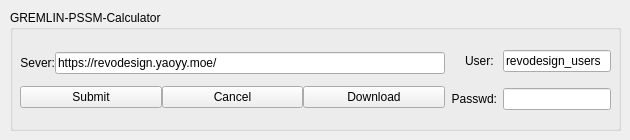
    <widget class="QWidget" name="tab_client">
     <attribute name="title">
      <string>Client</string>
     </attribute>
     <widget class="QGroupBox" name="groupBox_3">
      <property name="geometry">
       <rect>
        <x>10</x>
        <y>10</y>
        <width>611</width>
        <height>121</height>
       </rect>
      </property>
      <property name="title">
       <string>GREMLIN-PSSM-Calculator</string>
      </property>
      <widget class="QWidget" name="horizontalLayoutWidget">
       <property name="geometry">
        <rect>
         <x>10</x>
         <y>30</y>
         <width>591</width>
         <height>80</height>
        </rect>
       </property>
       <layout class="QHBoxLayout" name="horizontalLayout_21">
        <item>
         <layout class="QVBoxLayout" name="verticalLayout_21">
          <property name="spacing">
           <number>0</number>
          </property>
          <item>
           <layout class="QHBoxLayout" name="horizontalLayout_66">
            <item>
             <widget class="QLabel" name="label_molecule_7">
              <property name="text">
               <string>Sever:</string>
              </property>
              <property name="alignment">
               <set>Qt::AlignRight|Qt::AlignTrailing|Qt::AlignVCenter</set>
              </property>
             </widget>
            </item>
            <item>
             <widget class="QLineEdit" name="lineEdit_pssm_gremlin_url">
              <property name="statusTip">
               <string>Server URL for PSSM GREMLIN calculation.</string>
              </property>
              <property name="text">
               <string>https://revodesign.yaoyy.moe/</string>
              </property>
             </widget>
            </item>
           </layout>
          </item>
          <item>
           <layout class="QHBoxLayout" name="horizontalLayout_65">
            <item>
             <widget class="QPushButton" name="pushButton_submit_pssm_gremlin_job">
              <property name="statusTip">
               <string>Submit the selected molecule and chain.</string>
              </property>
              <property name="text">
               <string>Submit</string>
              </property>
             </widget>
            </item>
            <item>
             <widget class="QPushButton" name="pushButton_cancel_pssm_gremlin_job">
              <property name="statusTip">
               <string>Cancel running/queuing task.</string>
              </property>
              <property name="text">
               <string>Cancel</string>
              </property>
             </widget>
            </item>
            <item>
             <widget class="QPushButton" name="pushButton_download_pssm_gremlin_job">
              <property name="statusTip">
               <string>Download completed results.</string>
              </property>
              <property name="text">
               <string>Download</string>
              </property>
             </widget>
            </item>
           </layout>
          </item>
         </layout>
        </item>
        <item>
         <layout class="QGridLayout" name="gridLayout_7">
          <item row="0" column="0">
           <widget class="QLabel" name="label_molecule_9">
            <property name="sizePolicy">
             <sizepolicy hsizetype="Minimum" vsizetype="Preferred">
              <horstretch>0</horstretch>
              <verstretch>0</verstretch>
             </sizepolicy>
            </property>
            <property name="text">
             <string>User: </string>
            </property>
            <property name="alignment">
             <set>Qt::AlignRight|Qt::AlignTrailing|Qt::AlignVCenter</set>
            </property>
           </widget>
          </item>
          <item row="0" column="1">
           <widget class="QLineEdit" name="lineEdit_pssm_gremlin_user">
            <property name="sizePolicy">
             <sizepolicy hsizetype="Minimum" vsizetype="Fixed">
              <horstretch>0</horstretch>
              <verstretch>0</verstretch>
             </sizepolicy>
            </property>
            <property name="statusTip">
             <string>Server username for PSSM GREMLIN calculation.</string>
            </property>
            <property name="text">
             <string>revodesign_users</string>
            </property>
           </widget>
          </item>
          <item row="1" column="0">
           <widget class="QLabel" name="label_molecule_10">
            <property name="sizePolicy">
             <sizepolicy hsizetype="Fixed" vsizetype="Preferred">
              <horstretch>0</horstretch>
              <verstretch>0</verstretch>
             </sizepolicy>
            </property>
            <property name="text">
             <string>Passwd:</string>
            </property>
            <property name="alignment">
             <set>Qt::AlignRight|Qt::AlignTrailing|Qt::AlignVCenter</set>
            </property>
           </widget>
          </item>
          <item row="1" column="1">
           <widget class="QLineEdit" name="lineEdit_pssm_gremlin_passwd">
            <property name="sizePolicy">
             <sizepolicy hsizetype="Minimum" vsizetype="Fixed">
              <horstretch>0</horstretch>
              <verstretch>0</verstretch>
             </sizepolicy>
            </property>
            <property name="statusTip">
             <string>Server password for PSSM GREMLIN calculation.</string>
            </property>
            <property name="inputMethodHints">
             <set>Qt::ImhHiddenText</set>
            </property>
            <property name="text">
             <string/>
            </property>
            <property name="maxLength">
             <number>32767</number>
            </property>
           </widget>
          </item>
         </layout>
        </item>
       </layout>
      </widget>
     </widget>
    </widget>
